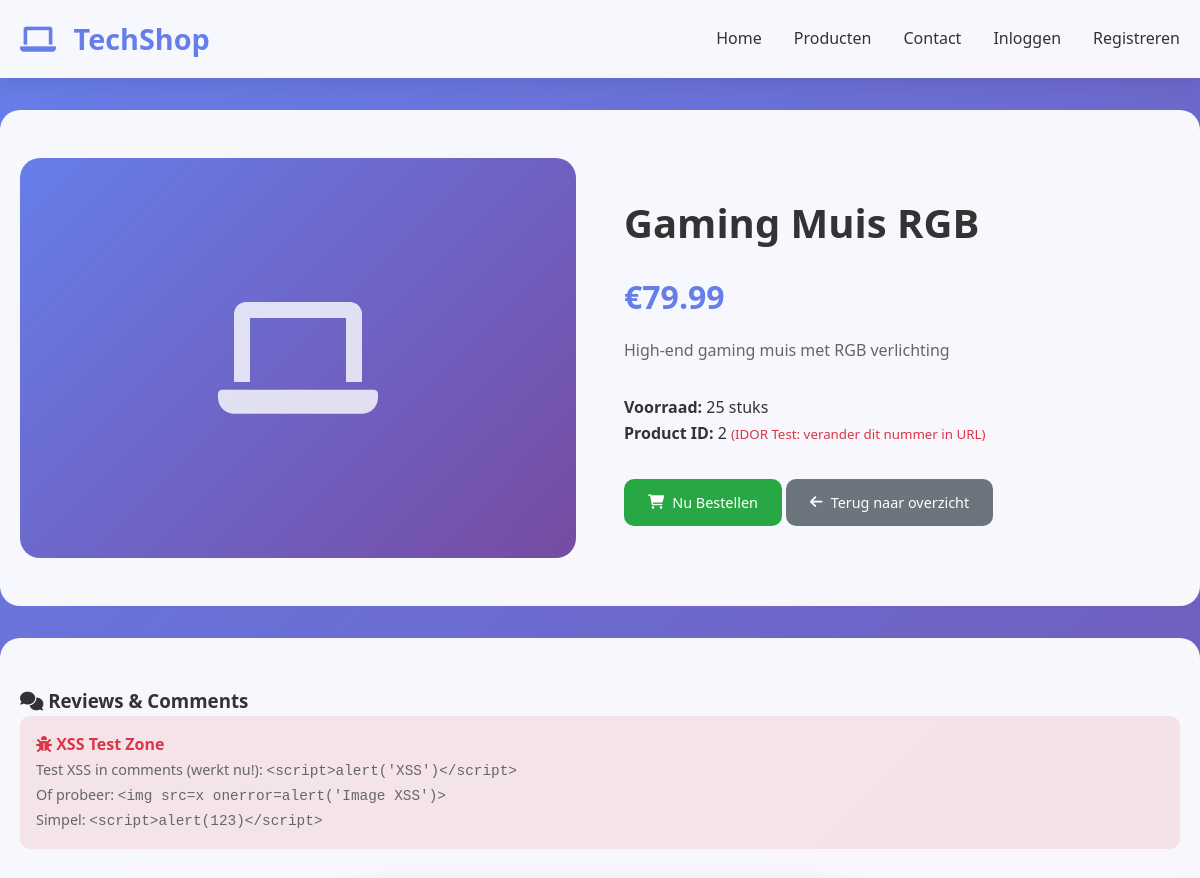
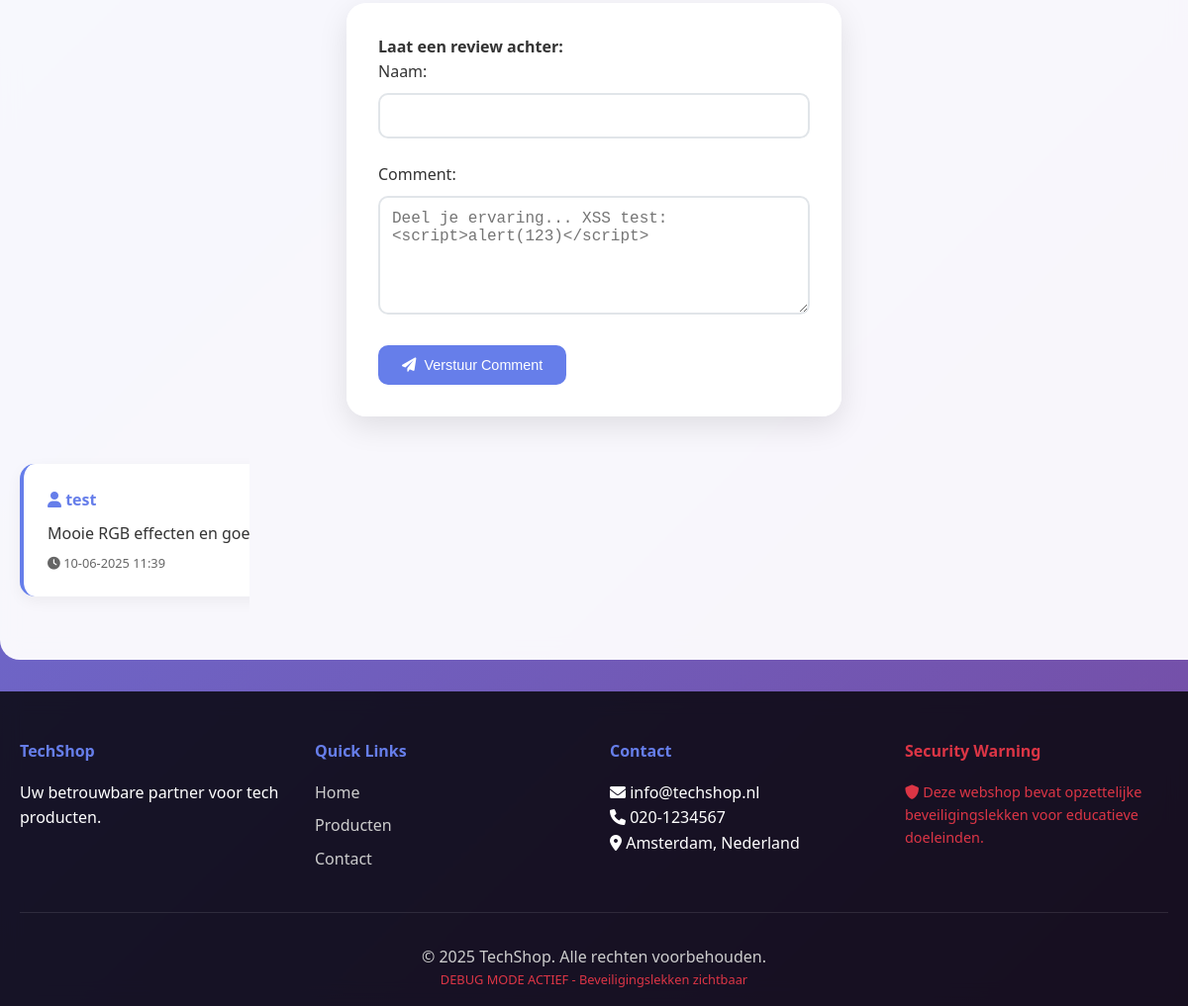
/product.php?id=2, run on the app's committed database (2 pictures, top to bottom).
### tables this page shows
CREATE TABLE products (
    id INT AUTO_INCREMENT PRIMARY KEY,
    name VARCHAR(100) NOT NULL,
    description TEXT,
    price DECIMAL(10,2) NOT NULL,
    stock INT DEFAULT 0,
    image_url VARCHAR(255),
    created_at TIMESTAMP DEFAULT CURRENT_TIMESTAMP
);

CREATE TABLE comments (
    id INT AUTO_INCREMENT PRIMARY KEY,
    product_id INT,
    username VARCHAR(50),
    comment TEXT,
    created_at TIMESTAMP DEFAULT CURRENT_TIMESTAMP,
    FOREIGN KEY (product_id) REFERENCES products(id)
);

### config.php (called while the page is built, shortened)
<?php
$host = "localhost";
$user = "root";
$password = "";
$dbname = "webshop";
$conn = new mysqli($host, $user, $password, $dbname);
function isLoggedIn() {
    return isset($_SESSION['user_id']);
}
function executeQuery($query) {
    global $conn;
    $result = $conn->query($query);
    return $result;
}
?>

### product.php (the view, shortened to what this page needs)
<?php
require_once 'config.php';
$product_id = $_GET['id'] ?? 1;
$query = "SELECT * FROM products WHERE id = $product_id";
$result = executeQuery($query);
$product = $result->fetch_assoc();
$comments_query = "SELECT * FROM comments WHERE product_id = $product_id ORDER BY created_at DESC";
$comments_result = executeQuery($comments_query);
include 'includes/header.php';
?>
    <section class="product-detail">
        <div class="container">
            <div class="product-detail-content">
                <div class="product-detail-image">
                    <i class="fas fa-laptop"></i>
                </div>
                <div class="product-detail-info">
                    <h1><?php echo $product['name']; ?></h1>
                    <div class="product-detail-price">€<?php echo $product['price']; ?></div>
                    <div class="product-detail-description">
                        <?php echo $product['description']; ?>
                    </div>
                    <div style="margin-top: 2rem;">
                        <p><strong>Voorraad:</strong> <?php echo $product['stock']; ?> stuks</p>
                        <p><strong>Product ID:</strong> <?php echo $product['id']; ?>
                           <small style="color: #dc3545;">(IDOR Test: verander dit nummer in URL)</small></p>
                    </div>
                    <div style="margin-top: 2rem;">
                        <a href="order.php?product_id=<?php echo $product['id']; ?>" class="btn btn-success">
                            <i class="fas fa-shopping-cart"></i> Nu Bestellen
                        </a>
                        <a href="index.php" class="btn btn-secondary">
                            <i class="fas fa-arrow-left"></i> Terug naar overzicht
                        </a>
                    </div>
                </div>
            </div>
        </div>
    </section>
    <section class="comments-section">
        <div class="container">
            <h3><i class="fas fa-comments"></i> Reviews & Comments</h3>
            <div style="background: rgba(220, 53, 69, 0.1); padding: 1rem; border-radius: 10px; margin-bottom: 2rem;">
                <h4 style="color: #dc3545;"><i class="fas fa-bug"></i> XSS Test Zone</h4>
                <p style="color: #666; font-size: 0.9rem;">
                    Test XSS in comments (werkt nu!): <code>&lt;script&gt;alert('XSS')&lt;/script&gt;</code><br>
                    Of probeer: <code>&lt;img src=x onerror=alert('Image XSS')&gt;</code><br>
                    Simpel: <code>&lt;script&gt;alert(123)&lt;/script&gt;</code>
                </p>
            </div>
            <div class="form-container" style="margin-bottom: 3rem;">
                <h4>Laat een review achter:</h4>
                <form method="POST">
                    <div class="form-group">
                        <label for="username">Naam:</label>
                        <input type="text" id="username" name="username" class="form-control"
                               value="<?php echo isLoggedIn() ? $_SESSION['username'] : ''; ?>" required>
                    </div>
                    <div class="form-group">
                        <label for="comment">Comment:</label>
                        <textarea id="comment" name="comment" class="form-control"
                                  placeholder="Deel je ervaring... XSS test: &lt;script&gt;alert(123)&lt;/script&gt;" required></textarea>
                    </div>
                    <button type="submit" class="btn btn-primary">
                        <i class="fas fa-paper-plane"></i> Verstuur Comment
                    </button>
                </form>
            </div>
            <div class="comments-list">
                <?php while ($comment = $comments_result->fetch_assoc()): ?>
                    <div class="comment">
                        <div class="comment-author">
                            <i class="fas fa-user"></i> <?php echo $comment['username']; ?>
                        </div>
                        <div class="comment-text">
                            <?php echo $comment['comment']; ?>
                        </div>
                        <div class="comment-date">
                            <i class="fas fa-clock"></i> <?php echo date('d-m-Y H:i', strtotime($comment['created_at'])); ?>
                        </div>
                    </div>
                <?php endwhile; ?>
            </div>
        </div>
    </section>
<?php include 'includes/footer.php'; ?>

### styles.css (style rules this page uses)
* { margin: 0; padding: 0; box-sizing: border-box; }
body { font-family: 'Segoe UI', Tahoma, Geneva, Verdana, sans-serif; line-height: 1.6; color: #333; background: linear-gradient(135deg, #667eea 0%, #764ba2 100%); min-height: 100vh; }
.container { max-width: 1200px; margin: 0 auto; padding: 0 20px; }
.btn { display: inline-flex; align-items: center; gap: 0.5rem; padding: 0.75rem 1.5rem; border: none; border-radius: 10px; text-decoration: none; font-weight: 500; transition: all 0.3s ease; cursor: pointer; font-size: 0.9rem; text-align: center; justify-content: center; }
.btn-primary { background: #667eea; color: white; }
.btn-success { background: #28a745; color: white; }
.btn-secondary { background: #6c757d; color: white; }
.form-container { max-width: 500px; margin: 2rem auto; background: rgba(255, 255, 255, 0.95); padding: 2rem; border-radius: 20px; box-shadow: 0 10px 30px rgba(0,0,0,0.1); backdrop-filter: blur(10px); }
.form-group { margin-bottom: 1.5rem; }
.form-group label { display: block; margin-bottom: 0.5rem; font-weight: 500; color: #333; }
.form-control { width: 100%; padding: 0.75rem; border: 2px solid #e1e5e9; border-radius: 10px; font-size: 1rem; transition: all 0.3s ease; background: white; }
textarea.form-control { resize: vertical; min-height: 120px; }
.product-detail { background: rgba(255, 255, 255, 0.95); padding: 3rem 0; margin: 2rem 0; border-radius: 20px; backdrop-filter: blur(10px); }
.product-detail-content { display: grid; grid-template-columns: 1fr 1fr; gap: 3rem; align-items: center; }
.product-detail-image { height: 400px; background: linear-gradient(135deg, #667eea, #764ba2); border-radius: 20px; display: flex; align-items: center; justify-content: center; }
.product-detail-image i { font-size: 8rem; color: white; opacity: 0.8; }
.product-detail-info h1 { font-size: 2.5rem; margin-bottom: 1rem; color: #333; }
.product-detail-price { font-size: 2rem; color: #667eea; font-weight: 700; margin: 1rem 0; }
.product-detail-description { color: #666; line-height: 1.6; margin-bottom: 2rem; }
.comments-section { background: rgba(255, 255, 255, 0.95); padding: 3rem 0; margin: 2rem 0; border-radius: 20px; backdrop-filter: blur(10px); }
.comment { background: white; padding: 1.5rem; border-radius: 15px; margin-bottom: 1rem; box-shadow: 0 5px 15px rgba(0,0,0,0.05); border-left: 4px solid #667eea; }
.comment-author { font-weight: 600; color: #667eea; margin-bottom: 0.5rem; }
.comment-text { color: #333; line-height: 1.5; }
.comment-date { font-size: 0.8rem; color: #666; margin-top: 0.5rem; }

### data on the page
products: name "Gaming Muis RGB", price "79.99", description "High-end gaming muis met RGB verlichting", stock "25", id "2"
comments: username "test", comment "Mooie RGB effecten en goede grip", created_at "10-06-2025 11:39"
